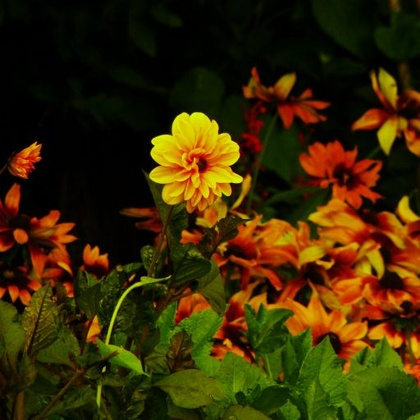
%> input picture Digital Image Processing/originalImage.jpg, 420 x 420 px, shrunk from 512 x 512 before the run
$ octave DIP_2_b_power_law_vs_inverse_log.m   (GNU Octave 9; MATLAB toolbox functions it lacks are replaced by stand-ins)
%> lines starting %> are read from the running program, lines starting %| are printed output that depends on the picture
clc;
clear all;
close all;
originalImage = imread('H:\4Y1S\Digital Image Processing\originalImage.jpg');
%> originalImage is the input picture: size 420x420x3 uint8; mean R, G, B 58, 41.2, 3.6
subplot(2,2,1)
imshow(originalImage);

grayScale = rgb2gray(originalImage);
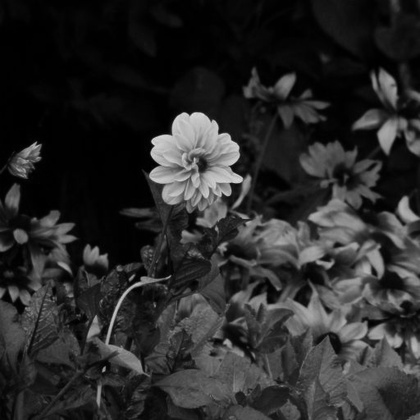
%> grayScale: size 420x420 uint8; min 0, max 226, mean 41.9
subplot(2,2,2)
imshow(grayScale);
s=grayScale;
r=grayScale;
c=1;
gama=3;

[row, column] = size(grayScale);
%> row = 420; column = 420

for i=1:row
    for j=1:column
        s(i,j)=c*r(i,j)^gama;
     end
end
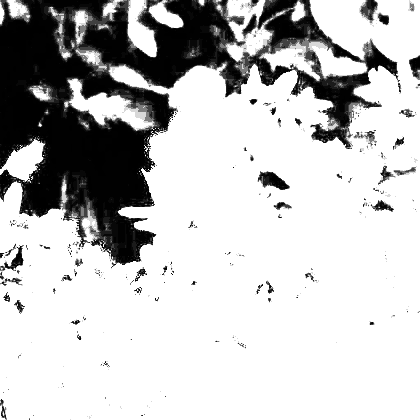
%> s: size 420x420 uint8; min 0, max 255, mean 194.7
subplot(2,2,3)
imshow(s);
s2=grayScale;
r2=grayScale;
c2=1;

for i=1:row
    for j=1:column
       s2(i,j) = 10^(r2(i,j)/c2)-1;
     end
end
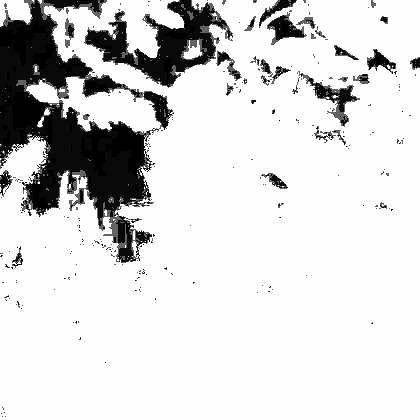
%> s2: size 420x420 uint8; min 0, max 254, mean 216
subplot(2,2,4)
imshow(s2);

$ run again, with Digital Image Processing/flower_b.jpg copied over Digital Image Processing/originalImage.jpg
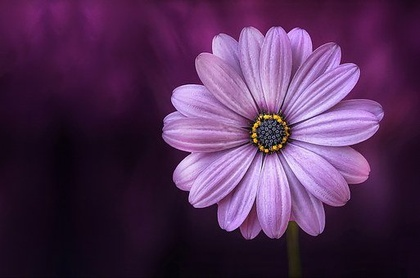
%> input picture Digital Image Processing/flower_b.jpg, 420 x 278 px, shrunk from 513 x 340 before the run
%> originalImage is the input picture: size 278x420x3 uint8; mean R, G, B 81.4, 46.5, 84.9
%> `grayScale = rgb2gray(originalImage);`:
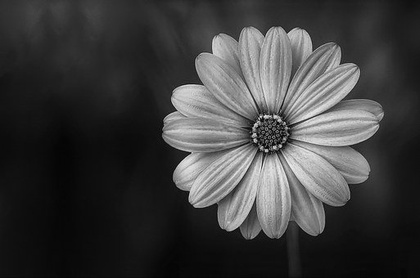
%> grayScale: size 278x420 uint8; min 1, max 243, mean 61.3
%> after the loop `for i=1:row`:
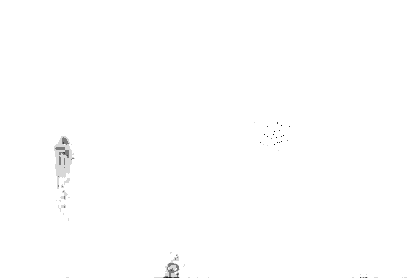
%> s: size 278x420 uint8; min 1, max 255, mean 254.4
